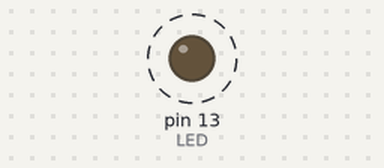
Simulated run of this sketch. Board: Arduino Uno, built with avr-gcc and run on an emulated ATmega328P. Parts: output pins drawn as LEDs (lit = HIGH). Dashed ring = blinking. No radio packets arrive unless stated; pins used as bus, display or sensor lines are not drawn; what the sketch prints to the serial monitor is not drawn.

Above: at 0.6 s.
Timing chart, 0 to 3.1 s (numbered marks = the images above):
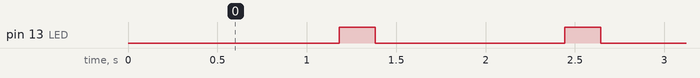

The sketch:

LoRa_TX.ino
```cpp
#include <SPI.h>
#include <RH_RF95.h>

#define RFM95_CS 8
#define RFM95_RST 4
#define RFM95_INT 7
#define LED 13 // Built-in LED
#define RF95_FREQ 915.0

RH_RF95 rf95(RFM95_CS, RFM95_INT);

void setup() {
  pinMode(RFM95_RST, OUTPUT);
  digitalWrite(RFM95_RST, HIGH);
  pinMode(LED, OUTPUT);
  Serial.begin(115200);
  delay(100);

  Serial.println("Feather LoRa TX Test!");

  digitalWrite(RFM95_RST, LOW);
  delay(10);
  digitalWrite(RFM95_RST, HIGH);
  delay(10);

  if (!rf95.init()) {
    Serial.println("LoRa radio init failed");
    while (1);
  }
  Serial.println("LoRa radio init OK!");

  if (!rf95.setFrequency(RF95_FREQ)) {
    Serial.println("setFrequency failed");
    while (1);
  }
  Serial.print("Set Freq to: "); Serial.println(RF95_FREQ);
  rf95.setTxPower(23, false);
}

int16_t packetnum = 0;

void loop() {
  delay(1000);
  Serial.println("Transmitting...");

  char radiopacket[20] = "Hello Girls#      ";
  itoa(packetnum++, radiopacket + 13, 10);
  Serial.print("Sending "); Serial.println(radiopacket);
  radiopacket[19] = 0;

  rf95.send((uint8_t *)radiopacket, 20);
  rf95.waitPacketSent();

// Blink LED to indicate data sent
  digitalWrite(LED, HIGH);
  delay(200);
  digitalWrite(LED, LOW);

  Serial.println("Packet sent!");
}
```

Measured:
- by itself, pin 13 (LED): alternates HIGH for 0.20 s and LOW for 1.1 s
